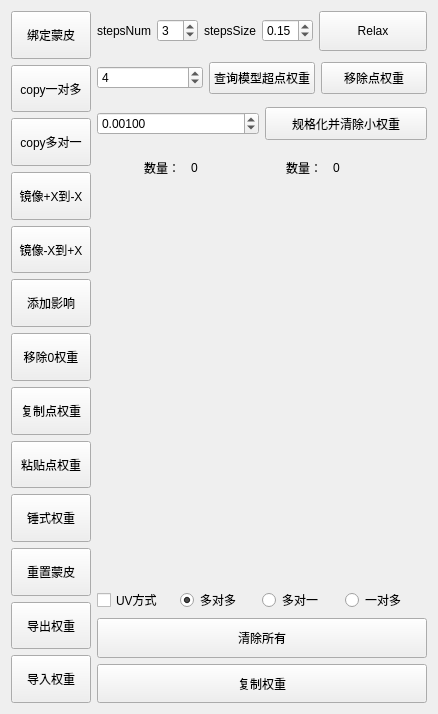
<?xml version="1.0" encoding="UTF-8"?>
<ui version="4.0">
 <class>weigthTool</class>
 <widget class="QWidget" name="weigthTool">
  <property name="geometry">
   <rect>
    <x>0</x>
    <y>0</y>
    <width>438</width>
    <height>714</height>
   </rect>
  </property>
  <property name="windowTitle">
   <string>SkinWeightTools</string>
  </property>
  <layout class="QVBoxLayout" name="verticalLayout_4">
   <item>
    <layout class="QVBoxLayout" name="verticalLayout_3">
     <item>
      <layout class="QHBoxLayout" name="horizontalLayout_13" stretch="1,8">
       <item>
        <layout class="QVBoxLayout" name="verticalLayout_2" stretch="1,1,1,1,1,1,1,1,1,1,1,1,1">
         <item>
          <widget class="QPushButton" name="skin_Button">
           <property name="sizePolicy">
            <sizepolicy hsizetype="Minimum" vsizetype="MinimumExpanding">
             <horstretch>0</horstretch>
             <verstretch>0</verstretch>
            </sizepolicy>
           </property>
           <property name="toolTip">
            <string>选中模型与骨骼进行绑定蒙皮</string>
           </property>
           <property name="text">
            <string>绑定蒙皮</string>
           </property>
          </widget>
         </item>
         <item>
          <widget class="QPushButton" name="copy_Skin_oneTomore_Button">
           <property name="sizePolicy">
            <sizepolicy hsizetype="Minimum" vsizetype="MinimumExpanding">
             <horstretch>0</horstretch>
             <verstretch>0</verstretch>
            </sizepolicy>
           </property>
           <property name="toolTip">
            <string>首选具有蒙皮的模型，再加选模型，曲线，曲面复制权重</string>
           </property>
           <property name="text">
            <string>copy一对多</string>
           </property>
          </widget>
         </item>
         <item>
          <widget class="QPushButton" name="copy_Skin_moreToone_Button">
           <property name="sizePolicy">
            <sizepolicy hsizetype="Minimum" vsizetype="MinimumExpanding">
             <horstretch>0</horstretch>
             <verstretch>0</verstretch>
            </sizepolicy>
           </property>
           <property name="toolTip">
            <string>选中多个具有蒙皮的模型，给模型复制权重</string>
           </property>
           <property name="text">
            <string>copy多对一</string>
           </property>
          </widget>
         </item>
         <item>
          <widget class="QPushButton" name="MirrorWeightButton01">
           <property name="sizePolicy">
            <sizepolicy hsizetype="Minimum" vsizetype="MinimumExpanding">
             <horstretch>0</horstretch>
             <verstretch>0</verstretch>
            </sizepolicy>
           </property>
           <property name="toolTip">
            <string>镜像权重从世界+X到-X复制权重</string>
           </property>
           <property name="text">
            <string>镜像+X到-X</string>
           </property>
          </widget>
         </item>
         <item>
          <widget class="QPushButton" name="MirrorWeightButton01_2">
           <property name="sizePolicy">
            <sizepolicy hsizetype="Minimum" vsizetype="MinimumExpanding">
             <horstretch>0</horstretch>
             <verstretch>0</verstretch>
            </sizepolicy>
           </property>
           <property name="toolTip">
            <string>镜像权重从世界-X到+X复制权重</string>
           </property>
           <property name="text">
            <string>镜像-X到+X</string>
           </property>
          </widget>
         </item>
         <item>
          <widget class="QPushButton" name="add_inf_Button">
           <property name="sizePolicy">
            <sizepolicy hsizetype="Minimum" vsizetype="MinimumExpanding">
             <horstretch>0</horstretch>
             <verstretch>0</verstretch>
            </sizepolicy>
           </property>
           <property name="toolTip">
            <string>选中骨骼与模型，添加骨骼影响，默认0权重</string>
           </property>
           <property name="text">
            <string>添加影响</string>
           </property>
          </widget>
         </item>
         <item>
          <widget class="QPushButton" name="remove_inf_button">
           <property name="sizePolicy">
            <sizepolicy hsizetype="Minimum" vsizetype="MinimumExpanding">
             <horstretch>0</horstretch>
             <verstretch>0</verstretch>
            </sizepolicy>
           </property>
           <property name="toolTip">
            <string>移除没有权重值的骨骼</string>
           </property>
           <property name="text">
            <string>移除0权重</string>
           </property>
          </widget>
         </item>
         <item>
          <widget class="QPushButton" name="copyPointWeiButton">
           <property name="sizePolicy">
            <sizepolicy hsizetype="Minimum" vsizetype="MinimumExpanding">
             <horstretch>0</horstretch>
             <verstretch>0</verstretch>
            </sizepolicy>
           </property>
           <property name="toolTip">
            <string>复制点权重</string>
           </property>
           <property name="text">
            <string>复制点权重</string>
           </property>
          </widget>
         </item>
         <item>
          <widget class="QPushButton" name="patePointSkinWeiButton">
           <property name="sizePolicy">
            <sizepolicy hsizetype="Minimum" vsizetype="MinimumExpanding">
             <horstretch>0</horstretch>
             <verstretch>0</verstretch>
            </sizepolicy>
           </property>
           <property name="toolTip">
            <string>粘贴点权重</string>
           </property>
           <property name="text">
            <string>粘贴点权重</string>
           </property>
          </widget>
         </item>
         <item>
          <widget class="QPushButton" name="hammer_wei_button">
           <property name="sizePolicy">
            <sizepolicy hsizetype="Minimum" vsizetype="MinimumExpanding">
             <horstretch>0</horstretch>
             <verstretch>0</verstretch>
            </sizepolicy>
           </property>
           <property name="toolTip">
            <string>锤式权重</string>
           </property>
           <property name="text">
            <string>锤式权重</string>
           </property>
          </widget>
         </item>
         <item>
          <widget class="QPushButton" name="resetSkinNodeBt">
           <property name="sizePolicy">
            <sizepolicy hsizetype="Minimum" vsizetype="MinimumExpanding">
             <horstretch>0</horstretch>
             <verstretch>0</verstretch>
            </sizepolicy>
           </property>
           <property name="maximumSize">
            <size>
             <width>16777215</width>
             <height>50</height>
            </size>
           </property>
           <property name="toolTip">
            <string>重置蒙皮</string>
           </property>
           <property name="text">
            <string>重置蒙皮</string>
           </property>
          </widget>
         </item>
         <item>
          <widget class="QPushButton" name="export_skinWei_Button">
           <property name="sizePolicy">
            <sizepolicy hsizetype="Minimum" vsizetype="MinimumExpanding">
             <horstretch>0</horstretch>
             <verstretch>0</verstretch>
            </sizepolicy>
           </property>
           <property name="toolTip">
            <string>批量导出权重</string>
           </property>
           <property name="text">
            <string>导出权重</string>
           </property>
          </widget>
         </item>
         <item>
          <widget class="QPushButton" name="import_skinWei_Button">
           <property name="sizePolicy">
            <sizepolicy hsizetype="Minimum" vsizetype="MinimumExpanding">
             <horstretch>0</horstretch>
             <verstretch>0</verstretch>
            </sizepolicy>
           </property>
           <property name="toolTip">
            <string>导入权重</string>
           </property>
           <property name="text">
            <string>导入权重</string>
           </property>
          </widget>
         </item>
        </layout>
       </item>
       <item>
        <layout class="QVBoxLayout" name="verticalLayout" stretch="1,1,1,1,10,1,1,1">
         <item>
          <layout class="QHBoxLayout" name="horizontalLayout_7" stretch="1,1,1,1,5">
           <item>
            <widget class="QLabel" name="label_4">
             <property name="sizePolicy">
              <sizepolicy hsizetype="Minimum" vsizetype="MinimumExpanding">
               <horstretch>0</horstretch>
               <verstretch>0</verstretch>
              </sizepolicy>
             </property>
             <property name="text">
              <string>stepsNum</string>
             </property>
            </widget>
           </item>
           <item>
            <widget class="QSpinBox" name="stepsNumspinBox">
             <property name="sizePolicy">
              <sizepolicy hsizetype="Minimum" vsizetype="Maximum">
               <horstretch>0</horstretch>
               <verstretch>0</verstretch>
              </sizepolicy>
             </property>
             <property name="minimum">
              <number>1</number>
             </property>
             <property name="value">
              <number>3</number>
             </property>
            </widget>
           </item>
           <item>
            <widget class="QLabel" name="label_5">
             <property name="sizePolicy">
              <sizepolicy hsizetype="Minimum" vsizetype="MinimumExpanding">
               <horstretch>0</horstretch>
               <verstretch>0</verstretch>
              </sizepolicy>
             </property>
             <property name="text">
              <string>stepsSize</string>
             </property>
            </widget>
           </item>
           <item>
            <widget class="QDoubleSpinBox" name="stepsSizeSpinBox">
             <property name="sizePolicy">
              <sizepolicy hsizetype="Minimum" vsizetype="Maximum">
               <horstretch>0</horstretch>
               <verstretch>0</verstretch>
              </sizepolicy>
             </property>
             <property name="minimum">
              <double>0.000000000000000</double>
             </property>
             <property name="maximum">
              <double>1.000000000000000</double>
             </property>
             <property name="singleStep">
              <double>0.050000000000000</double>
             </property>
             <property name="value">
              <double>0.150000000000000</double>
             </property>
            </widget>
           </item>
           <item>
            <widget class="QPushButton" name="weightRelax_Button">
             <property name="sizePolicy">
              <sizepolicy hsizetype="Minimum" vsizetype="MinimumExpanding">
               <horstretch>0</horstretch>
               <verstretch>0</verstretch>
              </sizepolicy>
             </property>
             <property name="toolTip">
              <string>平滑权重</string>
             </property>
             <property name="text">
              <string>Relax</string>
             </property>
            </widget>
           </item>
          </layout>
         </item>
         <item>
          <layout class="QHBoxLayout" name="horizontalLayout_3">
           <property name="topMargin">
            <number>5</number>
           </property>
           <property name="bottomMargin">
            <number>2</number>
           </property>
           <item>
            <widget class="QSpinBox" name="numWeispinBox">
             <property name="minimum">
              <number>1</number>
             </property>
             <property name="value">
              <number>4</number>
             </property>
            </widget>
           </item>
           <item>
            <widget class="QPushButton" name="find_four_wei_Button">
             <property name="sizePolicy">
              <sizepolicy hsizetype="Minimum" vsizetype="MinimumExpanding">
               <horstretch>0</horstretch>
               <verstretch>0</verstretch>
              </sizepolicy>
             </property>
             <property name="toolTip">
              <string>检索超过骨骼影响数的点列表</string>
             </property>
             <property name="text">
              <string>查询模型超点权重</string>
             </property>
            </widget>
           </item>
           <item>
            <widget class="QPushButton" name="remove_fourwei_Button">
             <property name="sizePolicy">
              <sizepolicy hsizetype="Minimum" vsizetype="MinimumExpanding">
               <horstretch>0</horstretch>
               <verstretch>0</verstretch>
              </sizepolicy>
             </property>
             <property name="toolTip">
              <string>将选中的点列表的权重修复到规定骨骼影响数内</string>
             </property>
             <property name="text">
              <string>移除点权重</string>
             </property>
            </widget>
           </item>
          </layout>
         </item>
         <item>
          <layout class="QHBoxLayout" name="horizontalLayout_2">
           <property name="topMargin">
            <number>5</number>
           </property>
           <property name="bottomMargin">
            <number>2</number>
           </property>
           <item>
            <widget class="QDoubleSpinBox" name="doubleSpinBox">
             <property name="decimals">
              <number>5</number>
             </property>
             <property name="minimum">
              <double>0.000000000000000</double>
             </property>
             <property name="singleStep">
              <double>0.000100000000000</double>
             </property>
             <property name="value">
              <double>0.001000000000000</double>
             </property>
            </widget>
           </item>
           <item>
            <widget class="QPushButton" name="clear_wei_Button">
             <property name="sizePolicy">
              <sizepolicy hsizetype="Minimum" vsizetype="MinimumExpanding">
               <horstretch>0</horstretch>
               <verstretch>0</verstretch>
              </sizepolicy>
             </property>
             <property name="toolTip">
              <string>解锁所有蒙皮骨骼，并清理小权重，并把所有点的权重值总和归一</string>
             </property>
             <property name="text">
              <string>规格化并清除小权重</string>
             </property>
            </widget>
           </item>
          </layout>
         </item>
         <item>
          <layout class="QHBoxLayout" name="horizontalLayout_10" stretch="1,1,1,1,1,1,1">
           <property name="spacing">
            <number>0</number>
           </property>
           <item>
            <spacer name="horizontalSpacer_3">
             <property name="orientation">
              <enum>Qt::Horizontal</enum>
             </property>
             <property name="sizeHint" stdset="0">
              <size>
               <width>390</width>
               <height>20</height>
              </size>
             </property>
            </spacer>
           </item>
           <item>
            <widget class="QLabel" name="label_3">
             <property name="text">
              <string>数量：</string>
             </property>
            </widget>
           </item>
           <item>
            <widget class="QLabel" name="right_ListNu_Label">
             <property name="text">
              <string>0</string>
             </property>
            </widget>
           </item>
           <item>
            <spacer name="horizontalSpacer_4">
             <property name="orientation">
              <enum>Qt::Horizontal</enum>
             </property>
             <property name="sizeHint" stdset="0">
              <size>
               <width>390</width>
               <height>20</height>
              </size>
             </property>
            </spacer>
           </item>
           <item>
            <widget class="QLabel" name="label_2">
             <property name="text">
              <string>数量：</string>
             </property>
            </widget>
           </item>
           <item>
            <widget class="QLabel" name="left_ListNu_Label">
             <property name="text">
              <string>0</string>
             </property>
            </widget>
           </item>
           <item>
            <spacer name="horizontalSpacer_2">
             <property name="orientation">
              <enum>Qt::Horizontal</enum>
             </property>
             <property name="sizeHint" stdset="0">
              <size>
               <width>390</width>
               <height>20</height>
              </size>
             </property>
            </spacer>
           </item>
          </layout>
         </item>
         <item>
          <layout class="QHBoxLayout" name="horizontalLayout_8"/>
         </item>
         <item>
          <layout class="QHBoxLayout" name="horizontalLayout_5" stretch="1,1,1,1">
           <property name="spacing">
            <number>0</number>
           </property>
           <item>
            <widget class="QCheckBox" name="checkBox">
             <property name="text">
              <string>UV方式</string>
             </property>
            </widget>
           </item>
           <item>
            <widget class="QRadioButton" name="moreToMore_radioButton">
             <property name="text">
              <string>多对多</string>
             </property>
             <property name="checked">
              <bool>true</bool>
             </property>
             <attribute name="buttonGroup">
              <string notr="true">buttonGroup</string>
             </attribute>
            </widget>
           </item>
           <item>
            <widget class="QRadioButton" name="moreToOne_radioButton">
             <property name="text">
              <string>多对一</string>
             </property>
             <attribute name="buttonGroup">
              <string notr="true">buttonGroup</string>
             </attribute>
            </widget>
           </item>
           <item>
            <widget class="QRadioButton" name="oneToMore_radioButton">
             <property name="text">
              <string>一对多</string>
             </property>
             <attribute name="buttonGroup">
              <string notr="true">buttonGroup</string>
             </attribute>
            </widget>
           </item>
          </layout>
         </item>
         <item>
          <widget class="QPushButton" name="clear_ObjList_Button">
           <property name="sizePolicy">
            <sizepolicy hsizetype="Minimum" vsizetype="MinimumExpanding">
             <horstretch>0</horstretch>
             <verstretch>0</verstretch>
            </sizepolicy>
           </property>
           <property name="toolTip">
            <string>清楚左右列表</string>
           </property>
           <property name="text">
            <string>清除所有</string>
           </property>
          </widget>
         </item>
         <item>
          <widget class="QPushButton" name="copySkinWeiButton">
           <property name="sizePolicy">
            <sizepolicy hsizetype="Minimum" vsizetype="MinimumExpanding">
             <horstretch>0</horstretch>
             <verstretch>0</verstretch>
            </sizepolicy>
           </property>
           <property name="maximumSize">
            <size>
             <width>16777215</width>
             <height>50</height>
            </size>
           </property>
           <property name="toolTip">
            <string>从左侧列表复制权重到右侧列表</string>
           </property>
           <property name="text">
            <string>复制权重</string>
           </property>
          </widget>
         </item>
        </layout>
       </item>
      </layout>
     </item>
    </layout>
   </item>
  </layout>
 </widget>
 <resources/>
 <connections/>
 <buttongroups>
  <buttongroup name="buttonGroup"/>
 </buttongroups>
</ui>
